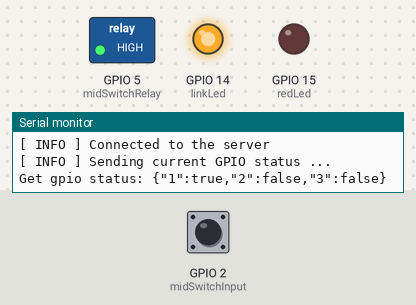
Bench run of a sketch on a simulated ESP8266 (NodeMCU). Shown: switched loads named in the sketch (green lamp = pin HIGH), output pins drawn as LEDs (lit = HIGH), the last lines printed to the serial monitor. Inputs (shaded band) come from the test bench; at power-on: GPIO 2 (midSwitchInput) LOW. WiFi joins after 1.5 s; servers stay silent unless stated; no MQTT or app messages arrive unless stated. At 13.6 s the program restarts the board; the recording ends there.

Above: at 2.7 s.
2.8 s: GPIO 2 (midSwitchInput) pulled HIGH for 0.15 s
At 4.0 s:
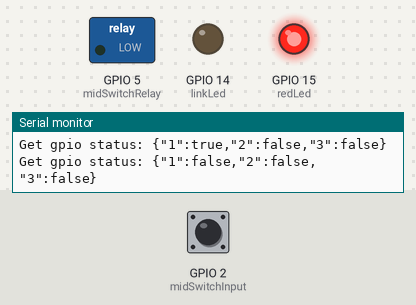
5.9 s: GPIO 2 (midSwitchInput) pulled HIGH for 3.2 s
At 10.5 s:
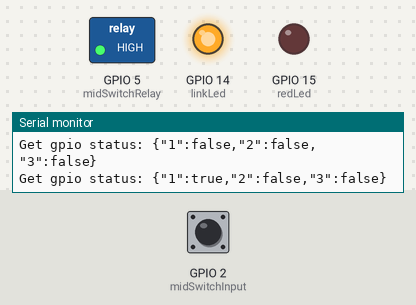
Timing chart, 0 to 12.0 s (numbered marks = the images above; inputs shaded):
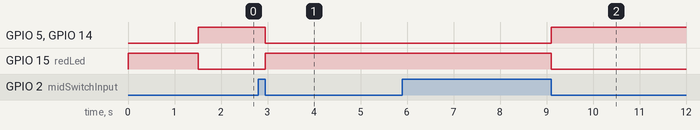

Measured:
- after the input at 2.8 s, GPIO 5 (midSwitchRelay), GPIO 14 (linkLed): HIGH → LOW after 0.15 s; GPIO 15 (redLed): LOW → HIGH after 0.15 s
- after the input at 5.9 s, GPIO 5 (midSwitchRelay), GPIO 14 (linkLed): LOW → HIGH after 3.2 s; GPIO 15 (redLed): HIGH → LOW after 3.2 s

The sketch:

main.ino
```cpp
#include <ArduinoJson.h>
#include <PubSubClient.h>
#include <ESP8266WiFi.h>
#include <ESP8266WiFi.h>
#include <WiFiManager.h>
#include <DNSServer.h>
#include <ESP8266WebServer.h>
#include "config.h"

// Set web server and wifi client
WiFiServer server(80);
WiFiClient wifiClient;
WiFiManager wifiManager;
PubSubClient client(wifiClient);

// Definition of public variables
int longPressCounter = 0;
int lightFlashCounter = 0;
int whiteFlashStatus = 0;
int reconnectCounter = CHECK_CONNETCTION_ITERATIONS;
int rolloutCounter = 0;
int leftButtonState, midButtonState, rightButtonState;
bool isMidPressed = false;
bool isRightPressed = false;
bool isLeftPressed = false;
bool isConnected = false;

void setup() {
  // Setup pins
  pinMode(midSwitchRelay, OUTPUT);
  pinMode(linkLed, OUTPUT);
  pinMode(redLed, OUTPUT);

  pinMode(midSwitchInput, INPUT);

  delay(10);

  digitalWrite(linkLed, LOW);
  digitalWrite(redLed, HIGH);
  digitalWrite(midSwitchRelay, LOW);

  // Setup serial
  if (serialEnabled)
  {
    Serial.begin(serialBuadrate);
  }

  Serial.println("[ INFO ] Init WiFi");


  String mac = WiFi.macAddress();
  mac.replace(":","");
  mac += String(ESP.getChipId());
  mac.toCharArray(TOKEN, 20);

  // Add token field to the portal
  WiFiManagerParameter device_token_field("token", "Device credential", TOKEN, 20);

  wifiManager.addParameter(&device_token_field);
  wifiManager.setConfigPortalTimeout(configPortalTimeout);
  wifiManager.setDebugOutput(false);
  // wifiManager.setSaveParamsCallback(saveParamsCallback);

  //automatically connect using saved credentials if they exist
  //If connection fails it starts an access point with the specified name
  if (autoGenerateSSID) {
    // Use this for auto generated name ESP + ChipID
    wifiManager.autoConnect();
  } else {
    wifiManager.autoConnect(DEVICE_NAME);
  }

  // if you get here you have connected to the WiFi
  Serial.println("[ INFO ] Connected to WiFi: ");

  // Read token from EEPROM
  // if(!statictoken) {
  //     EEPROM.get(0, TOKEN);
  // }

  // Connect to the server
  server.begin();
  client.setServer(dmiotServer, mqttPort);
  client.setCallback(on_message);
}

void configModeCallback (WiFiManager *myWiFiManager) {
  Serial.println("[ INFO ] Entered config mode");
  Serial.println(WiFi.softAPIP());

  Serial.println(myWiFiManager->getConfigPortalSSID());
}

void saveParamsCallback () {
  // Save token into EEPROM
  // if(!statictoken){
  //   strcpy(TOKEN, device_token_field.getValue());
  //   EEPROM.put(0, TOKEN);
  //   EEPROM.commit();
  // }
}

void startConfigPortal() {
  delay(3000);
  wifiManager.erase();
  wifiManager.resetSettings();
  ESP.restart();
}

void loop() {
  // ============================ Middle button =================================
  midButtonState = digitalRead(midSwitchInput);

  if (midButtonState == HIGH)
    isMidPressed = false;
  else {
    // This part of code is for detecting long press
    if ( midButtonState == LOW ) {
      longPressCounter++;
    }
    else {
      longPressCounter = 0;
    }

    if (longPressCounter == LONG_PRESS_ITERATIONS) {
      Serial.println("[ INFO ] Long press detected, starting Config Portal");

      startConfigPortal();

      longPressCounter = 0;
    }
  }

  if (midButtonState == LOW && !isMidPressed) {
    isMidPressed = true;
    if (gpioState[0] == false)
    {
      digitalWrite(midSwitchRelay, HIGH);
      digitalWrite(linkLed, HIGH);
      digitalWrite(redLed, LOW);

      // Update GPIOs state
      gpioState[0] = true;
    }
    else {
      digitalWrite(midSwitchRelay, LOW);
      digitalWrite(linkLed, LOW);
      digitalWrite(redLed, HIGH);

      // Update GPIOs state
      gpioState[0] = false;
    }
    client.publish("v1/devices/me/attributes", get_gpio_status().c_str());
  }

  // // ============================ Blink LED =================================
  // if (lightFlashCounter >= CONNECTION_BLINK_ITERATIONS && !isConnected) {
  //   if (whiteFlashStatus == 0 )
  //   {
  //     // Turn the light flash on
  //     whiteFlashStatus = 1;
  //   }
  //   else
  //   {
  //     // Turn the light flash off
  //     whiteFlashStatus = 0;
  //   }
  //
  //   lightFlashCounter = 0;
  // }

  // Check for connection
  if (reconnectCounter >= CHECK_CONNETCTION_ITERATIONS) {
    if ( !client.connected() )
    {
      reconnect();
    }

    reconnectCounter = 0;
  }

  client.loop();
  reconnectCounter++;
  lightFlashCounter++;

  delay(LOOP_SLEEP_TIME);
}

// The callback for when a PUBLISH message is received from the server.
void on_message(const char* topic, byte* payload, unsigned int length) {

  Serial.println("On message");

  char json[length + 1];
  strncpy (json, (char*)payload, length);
  json[length] = '\0';

  Serial.print("[ INFO ] Topic: ");
  Serial.println(topic);
  Serial.print("[ INFO ] Message: ");
  Serial.println(json);

  // Decode JSON request
  StaticJsonBuffer<200> jsonBuffer;
  JsonObject& data = jsonBuffer.parseObject((char*)json);

  if (!data.success())
  {
    Serial.println("[ EROR ] parseObject() failed");
    return;
  }

  // Check request method
  String methodName = String((const char*)data["method"]);

  if (methodName.equals("getGpioStatus")) {

    // Reply with GPIO status
    String responseTopic = String(topic);
    responseTopic.replace("request", "response");
    client.publish(responseTopic.c_str(), get_gpio_status().c_str());
  } else if (methodName.equals("setGpioStatus")) {
    // Update GPIO status and reply
    set_gpio_status(data["params"]["pin"], data["params"]["enabled"]);

    String responseTopic = String(topic);

    responseTopic.replace("request", "response");
    client.publish(responseTopic.c_str(), get_gpio_status().c_str());
    client.publish("v1/devices/me/attributes", get_gpio_status().c_str());
  }
}

// Get GPIO RPC
String get_gpio_status() {

  // Prepare gpios JSON payload string
  StaticJsonBuffer<200> jsonBuffer;
  JsonObject& data = jsonBuffer.createObject();

  data[String(1)] = gpioState[0] ? true : false;
  data[String(2)] = gpioState[1] ? true : false;
  data[String(3)] = gpioState[2] ? true : false;

  char payload[256];
  data.printTo(payload, sizeof(payload));
  String strPayload = String(payload);
  Serial.print("Get gpio status: ");
  Serial.println(strPayload);
  return strPayload;
}

// Set GPIO RPC
void set_gpio_status(int pole, boolean enabled) {
  if (pole == 1) {
    if (enabled)
    {
      digitalWrite(midSwitchRelay, HIGH);
      digitalWrite(linkLed, HIGH);
      digitalWrite(redLed, LOW);
    }
    else
    {
      digitalWrite(midSwitchRelay, LOW);
      digitalWrite(linkLed, LOW);
      digitalWrite(redLed, HIGH);
    }

    // Update GPIOs state
    gpioState[0] = enabled;
  }

  // if (pole == 2) {
  //   if (enabled)
  //   {
  //     digitalWrite(leftSwitchRelay, HIGH);
  //   }
  //   else
  //   {
  //     digitalWrite(leftSwitchRelay, LOW);
  //   }
  //
  //   // Update GPIOs state
  //   gpioState[1] = enabled;
  // }

  // if (pole == 3) {
  //   if (enabled)
  //   {
  //     digitalWrite(rightSwitchRelay, HIGH);
  //   }
  //   else
  //   {
  //     digitalWrite(rightSwitchRelay, LOW);
  //   }
  //
  //   // Update GPIOs state
  //   gpioState[2] = enabled;
  // }
}

// Reconnect to the server function
void reconnect() {
  // Connecting to the server
  Serial.println("[ INFO ] Connecting to DMIoT server ...");

  // Attempt to connect (clientId, username, password)
  if ( client.connect(DEVICE_NAME, TOKEN, NULL) ) {
    Serial.println( "[ INFO ] Connected to the server" );

    // digitalWrite(linkLed, LOW);
    isConnected = true;

    // Subscribing to receive RPC requests
    client.subscribe("v1/devices/me/rpc/request/+");

    // Sending current GPIO status
    Serial.println("[ INFO ] Sending current GPIO status ...");
    client.publish("v1/devices/me/attributes", get_gpio_status().c_str());
  } else {
    isConnected = false;
    Serial.print( "[FAILED] [ rc = " );
    Serial.print( client.state() );
    Serial.println( " : retrying in 5 seconds]" );
  }
}
```

config.h
```cpp
#define EEPROM_SIZE 20
#define DEVICE_NAME "Gilsa Plug"
#define statictoken true

// #define TOKEN "VE4ZMWlSAt546FSSSHdD"  //1
char TOKEN[20] = {0};

// GPIO bindings
#define GPIO0 0
#define GPIO1 1
#define GPIO2 2
#define GPIO3 3
#define GPIO4 4
#define GPIO5 5
#define GPIO9 9
#define GPIO10 10
#define GPIO11 11
#define GPIO12 12
#define GPIO13 13
#define GPIO15 15
#define GPIO13 13
#define GPIO14 14
#define GPIO16 16

// Constants
#define LOOP_SLEEP_TIME 1
#define LONG_PRESS_ITERATIONS 5000
#define CONNECTION_BLINK_ITERATIONS 10000
#define CHECK_CONNETCTION_ITERATIONS 25000

// Input Constants
#define leftSwitchInput GPIO0
#define midSwitchInput GPIO2
#define rightSwitchInput GPIO1

// Output Constants
#define midSwitchRelay GPIO5
#define linkLed GPIO14
#define redLed GPIO15

// Serial configurations
#define serialEnabled true
#define serialBuadrate 115200

// Wifi configuration
#define resetWifiEnabled false
#define autoGenerateSSID false
#define configPortalTimeout 180

// Server Configuration
int mqttPort = 1883;
char dmiotServer[] = "platform.dmiot.ir";

// We assume that all GPIOs are LOW
bool gpioState[] = {false, false, false, false};

// Device token
// #ifdef statictoken
// #define notoken 1
// #else
// char TOKEN[20] = {0};
// #endif
```
